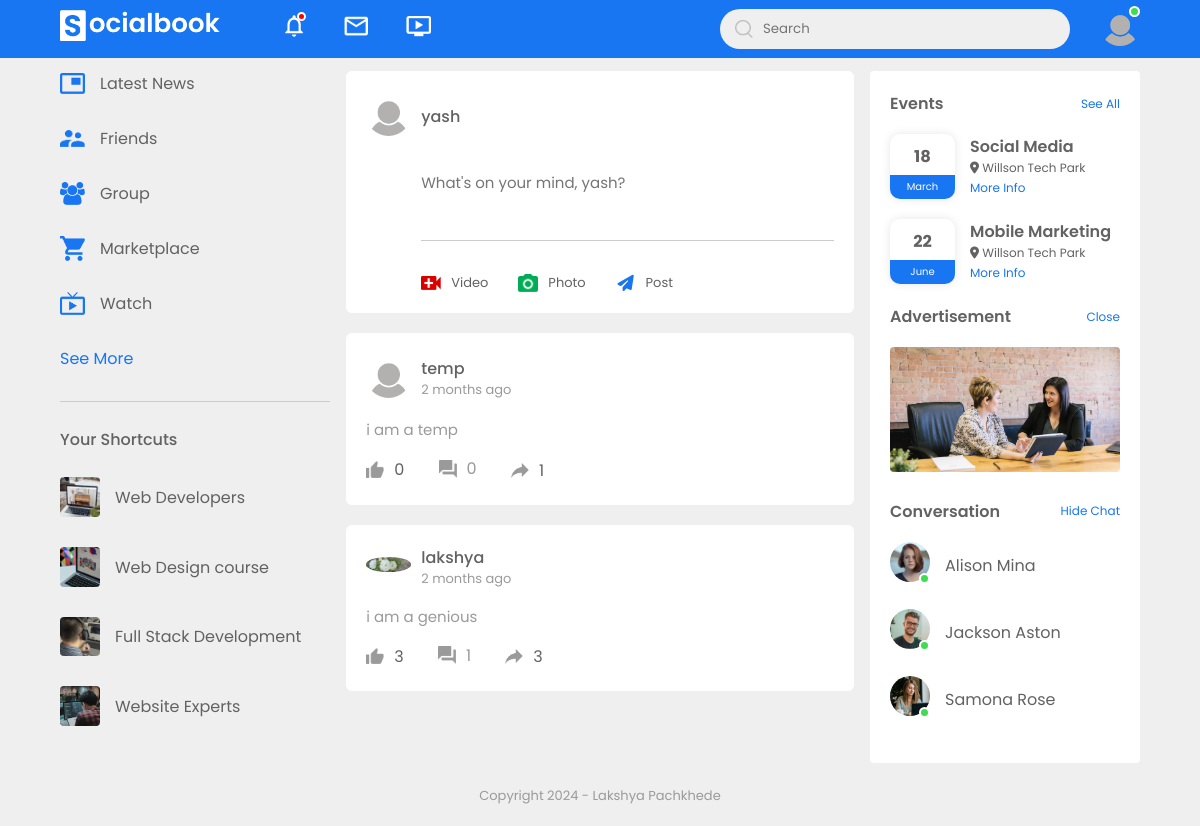
/ (signed in), run on the app's committed database.
### users/models.py (models this page shows, shortened)
class Profile(models.Model):
    user = models.OneToOneField(User, on_delete=models.CASCADE)
    intro = models.CharField(max_length=100, blank=True)
    banner_image = models.ImageField(default="default-banner.jpg", upload_to="profile_pics/banner")
    user_image = models.ImageField(default="default.png", upload_to="profile_pics/user_image")
    works = models.CharField(blank=True, max_length=50)
    education = models.CharField(blank=True, max_length=50)
    home = models.CharField(blank=True, max_length=50)
    location = models.CharField(blank=True, max_length=50)
    friends = models.ManyToManyField('self', blank=True, symmetrical=False, related_name="friends_with")

### posts/models.py (models this page shows, shortened)
class Post(models.Model):
    author = models.ForeignKey(User, on_delete=models.CASCADE)
    date_posted = models.DateTimeField(auto_now_add=True)
    caption = models.TextField()
    images = models.ManyToManyField("Image", related_name="photo_post", blank=True)

### posts/views.py (the view)
# urls.py: path('', views.PostListView.as_view(), name='post-home'),
class PostListView(LoginRequiredMixin, ListView):
    template_name = 'posts/home.html'
    context_object_name = 'posts'
    paginate_by = 5
    def get_queryset(self):
        user_profile = self.request.user.profile
        friends = user_profile.friends.all()
        friends_user = friends.values_list('user', flat=True)
        friends_posts = Post.objects.filter(
            Q(author__in=friends_user) | Q(shares__shared_by__in=friends_user)
        ).distinct().annotate(total_shares=Count('shares'), total_likes=Count('likes')).order_by('-date_posted')
        popular_posts = Post.objects.exclude(
            Q(author__in=friends_user) | Q(shares__shared_by__in=friends_user)
        ).annotate(
            total_shares=Count('shares'), total_likes=Count('likes')
        ).order_by("-total_likes", "-total_shares", "-date_posted")
        posts = list(friends_posts) + list(popular_posts)
        return posts

### posts/templatetags/custom_filters.py (called while the page is built)
@register.filter(name='has_liked')
def has_liked(post, user):
    return post.likes.filter(author=user).exists()

### posts/templates/posts/home.html (shortened to what this page needs)
{% extends "posts/base.html" %}
{% load static %}
{% load custom_filters %}
{% block content %}
<div class="main">
    <div class="left-sidebar">
        <div class="imp-links">
            <a href="#"><img src="{% static "posts/images/news.png" %}"> Latest News</a>
            <a href="#"><img src="{% static "posts/images/friends.png" %}"> Friends</a>
            <a href="#"><img src="{% static "posts/images/group.png" %}"> Group</a>
            <a href="#"><img src="{% static "posts/images/marketplace.png" %}"> Marketplace</a>
            <a href="#"><img src="{% static "posts/images/watch.png" %}"> Watch</a>
            <a href="#">See More</a>
        </div>
        <div class="shortcut-links">
            <p>Your Shortcuts</p>
            <a href="#"><img src="{% static "posts/images/shortcut-1.png" %}"> Web Developers</a>
            <a href="#"><img src="{% static "posts/images/shortcut-2.png" %}"> Web Design course</a>
            <a href="#"><img src="{% static "posts/images/shortcut-3.png" %}"> Full Stack Development</a>
            <a href="#"><img src="{% static "posts/images/shortcut-4.png" %}"> Website Experts</a>
        </div>
    </div>
    <div class="main-content">
        <div class="write-post-container ">
            <div class="user-profile">
                <img src="{{ user.profile.user_image.url }}">
                <div>
                    <p>{{ user.username }}</p>
                </div>
            </div>
            <div class="post-input-container">
                <form method="post" enctype="multipart/form-data" action={% url "post-create" %}>
                <textarea rows="3" name="caption" placeholder="What's on your mind, {{ user.username }}?" class="post-text"></textarea>
                <div class="add-post-links">
                    <a href="#"><img src="{% static "posts/images/live-video.png" %}"> Video</a>
                    <a href="{% url "post-create" %}"><img src="{% static "posts/images/photo.png" %}"> Photo</a>
                    <a><button class="hide-button" type="submit">Post</button></a>
                </div>
            </div>
        </div>
        {% for post in posts %}
            <div class="post-container">
                <div class="post-row">
                    <div class="user-profile">
                        <a href="{% url "profile" post.author.username %}"><img src="{{ post.author.profile.user_image.url }}"></a>
                        <div>
                            <p>{{ post.author.username }}</p>
                            <span>{{ post.date_posted|timesince }} ago</span>
                        </div>
                    </div>
                </div>
                <a href="{% url "post-detail" post.pk %}" class="post-text"><p class="post-text">{{ post.caption|truncatewords:20 }}</p></a>
                <div class="post-row">
                    <div class="activity-icons">
                        <div id="like-section-{{post.id}}">
                            {% if post|has_liked:user %}
                                <img src="{% static "posts/images/like-blue.png" %}" id="like-icon-{{post.id}}" class="like-icon" data-liked="true">
                            {% else %}
                                <img src="{% static "posts/images/like.png" %}" id="like-icon-{{post.id}}" class="like-icon" data-liked="false">
                            {% endif %}
                            <span id="likes-count-{{post.id}}">{{ post.total_likes }}</span>
                        </div>
                        <a href="{% url "post-detail" post.pk%}"><div><img src="{% static "posts/images/comments.png" %}">{{ post.comments.count }}</div></a>
                        <div class="share-btn" data-post-id={{post.id}}><img src="{% static "posts/images/share.png" %}">  <span id="share-count-{{post.id}}">{{ post.total_shares }}</span></div>
                    </div>
                </div>
            </div>
        {% endfor %}
    </div>
    <div class="right-sidebar">
        <div class="sidebar-title">
            <h4>Events</h4>
            <a href="#">See All</a>
        </div>
        <div class="event">
            <div class="left-event">
                <h3>18</h3>
                <span>March</span>
            </div>
            <div class="right-event">
                <h4>Social Media</h4>
                <p><i class="fa-solid fa-location-dot"></i> Willson Tech Park</p>
                <a href="#">More Info</a>
            </div>
        </div>
        <div class="event">
            <div class="left-event">
                <h3>22</h3>
                <span>June</span>
            </div>
            <div class="right-event">
                <h4>Mobile Marketing</h4>
                <p><i class="fa-solid fa-location-dot"></i> Willson Tech Park</p>
                <a href="#">More Info</a>
            </div>
        </div>
        <div class="sidebar-title">
            <h4>Advertisement</h4>
            <a href="#">Close</a>
        </div>
        <img src="{% static "posts/images/advertisement.png" %}" class="sidebar-ads">
        <div class="sidebar-title">
            <h4>Conversation</h4>
            <a href="#">Hide Chat</a>
        </div>
        <div class="online-list">
            <div class="online">
                <img src="{% static "posts/images/member-1.png" %}">
            </div>
            <p>Alison Mina</p>
        </div>
        <div class="online-list">
            <div class="online">
                <img src="{% static "posts/images/member-2.png" %}">
            </div>
            <p>Jackson Aston</p>
        </div>
        <div class="online-list">
            <div class="online">
                <img src="{% static "posts/images/member-3.png" %}">
            </div>
            <p>Samona Rose</p>
        </div>
    </div>
</div>
{% endblock content %}

### posts/templates/posts/base.html (shortened to what this page needs)
{% load static %}
<!DOCTYPE html>
<html lang="en">
<head>
    <link rel="stylesheet" href="https://cdn.jsdelivr.net/npm/swiper@11/swiper-bundle.min.css" />
    <link rel="stylesheet" href="{% static "posts/style.css" %}">
    <link rel="stylesheet" href="{% static "posts/post_detail.css" %}">
    <link  href="{% static "users/cropperjs/cropper.css" %}" rel="stylesheet">
</head>
<body>
    <nav>
        <div class="nav-left">
            <a href="{% url "post-home" %}">
                <img src="{% static "posts/images/logo2.png" %}" class="logo">
            </a>
            <ul>
                <li>
                    <a href="{% url "notifications" %}" class="notification-red"><img src="{% static "posts/images/notification.png" %}"></a>
                </li>
                <li>
                    <img src="{% static "posts/images/inbox.png" %}">
                </li>
                <li>
                    <img src="{% static "posts/images/video.png" %}">
                </li>
            </ul>
        </div>
        <div class="nav-right">
            <div class="search-box">
                <form method="GET" action="{% url 'search' %}">
                <img src="{% static "posts/images/search.png" %}">
                <input type="text" placeholder="Search" name="q" required>
                </form>
            </div>
            <div class="nav-user-icon online" onclick="settingsMenuToogle()">
                <img src="{{ user.profile.user_image.url }}">
            </div>
        </div>
    </nav>
    {% block content %}
    {% endblock content %}
    <div class="footer">
        <p>Copyright 2024 - Lakshya Pachkhede</p>
    </div>
</body>
</html>

### posts/static/posts/post_detail.css (style rules this page uses)
.hide-button { background: transparent; border: 0; }

### data on the page
Post: author.profile.user_image (placeholder picture), author.username "temp", date_posted "2 months", caption "i am a temp", total_likes "0", comments.count "0", total_shares "1"
Post: author.profile.user_image (picture), author.username "lakshya", date_posted "2 months", caption "i am a genious", total_likes "3", comments.count "1", total_shares "3"

### other printed values
{{ user.username }} "yash"
